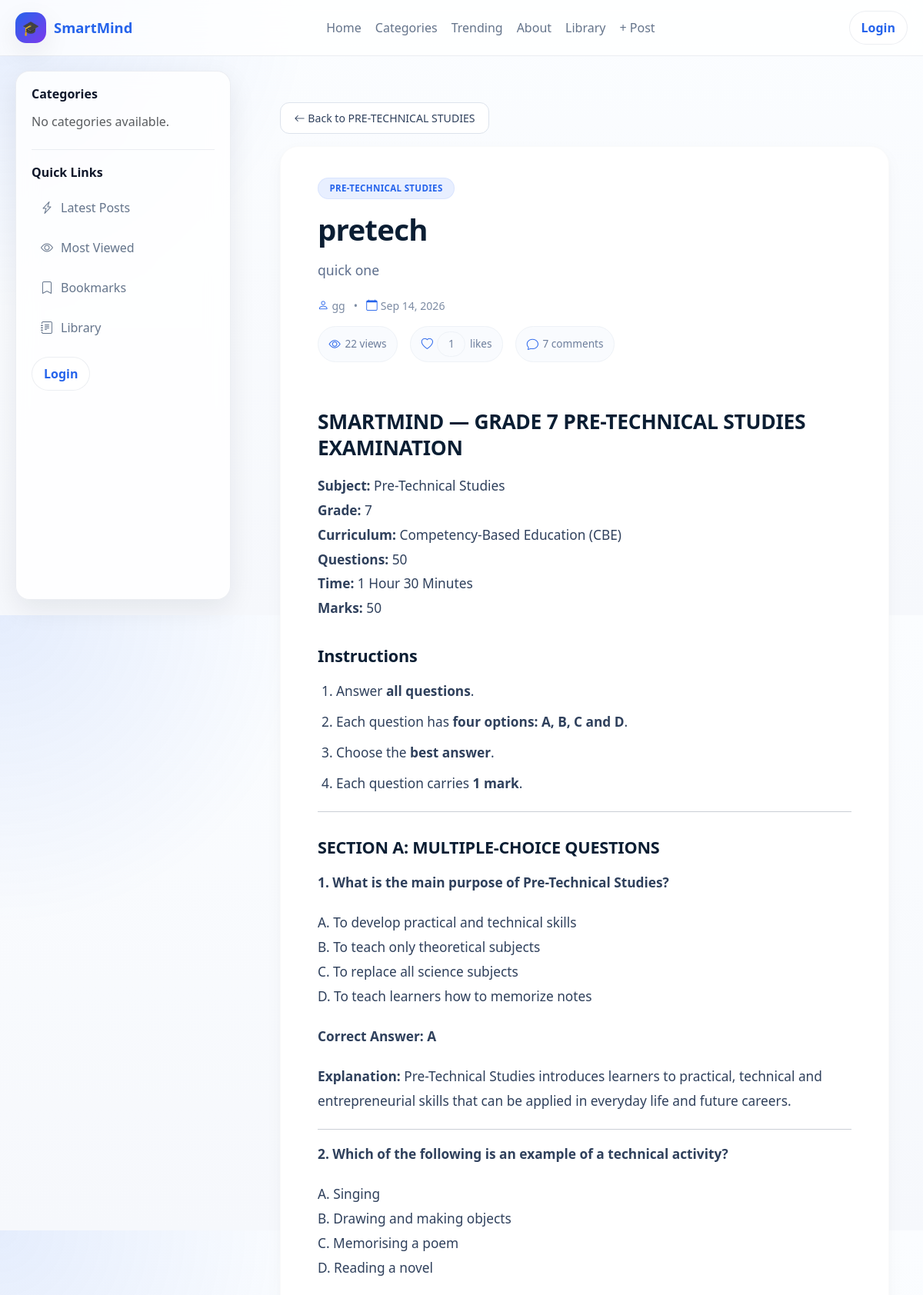
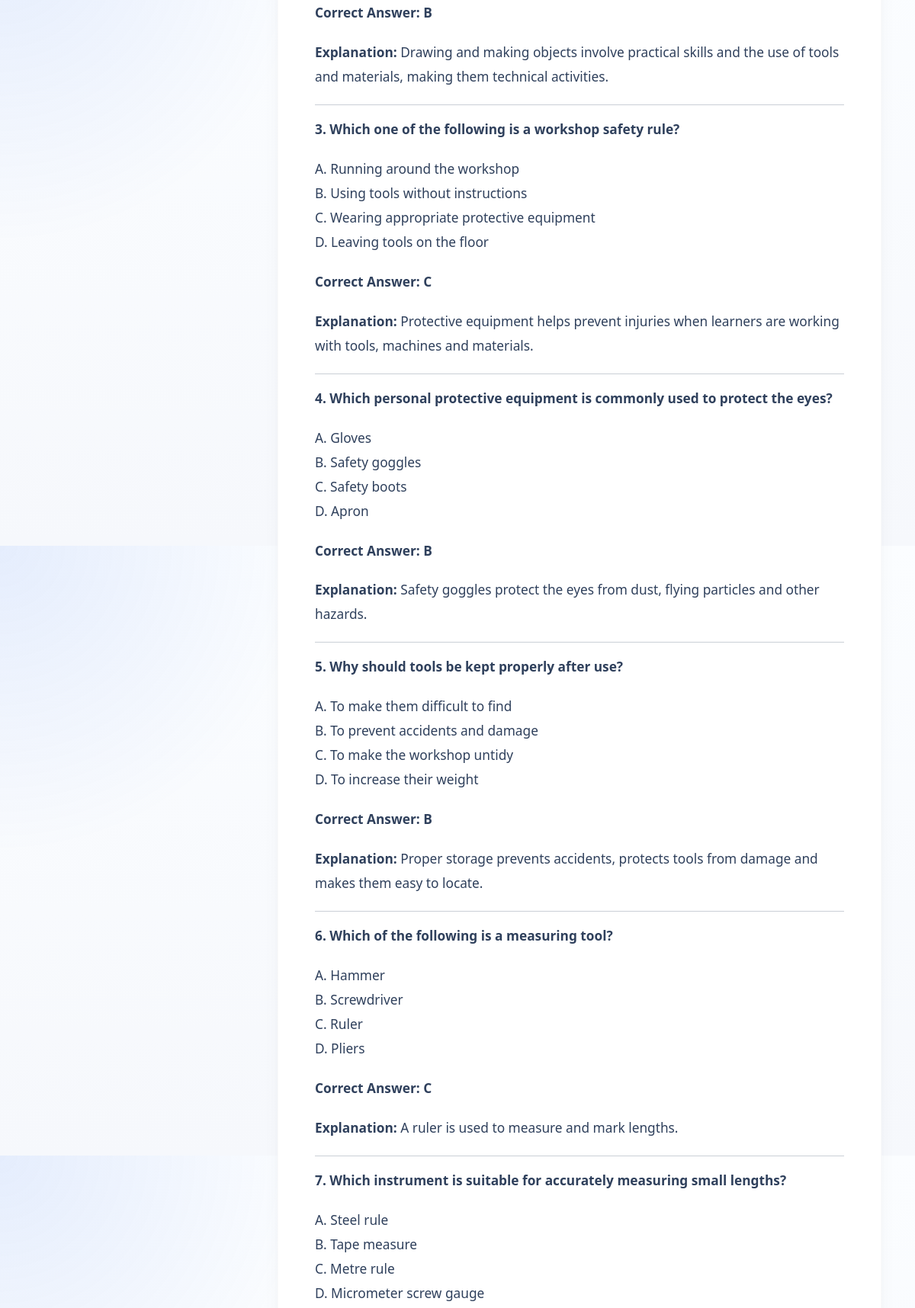
Screenshot of /posts/pretech-d65f4e/ (upper part) with the database file from the repository (2 pictures, top to bottom).
### blog/models.py (models this page shows, shortened)
class Post(models.Model):
    STATUS_CHOICES = [
        ("draft", "Draft"),
        ("published", "Published"),
    ]
    title = models.CharField(
        max_length=200
    )
    slug = models.SlugField(
        max_length=200,
        unique=True,
        blank=True
    )
    category = models.ForeignKey(
        Category,
        on_delete=models.CASCADE
    )
    tags = models.ManyToManyField(
        Tag,
        blank=True
    )
    excerpt = models.TextField(
        max_length=500
    )
    content = CKEditor5Field(
        "Content",
        config_name="default"
    )
    school = models.ForeignKey(
        "schools.School",
        on_delete=models.CASCADE,
        related_name="posts",
        null=True,
        blank=True
    )
    target_classes = models.ManyToManyField(
        "schools.SchoolClass",
        blank=True,
        related_name="posts"
    )
    author = models.ForeignKey(
        User,
        on_delete=models.CASCADE,
        related_name="posts"
    )
    approved = models.BooleanField(
        default=False
    )
    is_featured = models.BooleanField(
        default=False
    )
    video = models.FileField(
        upload_to="videos/",
        blank=True,
        null=True
    )
    youtube_url = models.URLField(
        blank=True,
        null=True
    )
    view_count = models.PositiveIntegerField(
        default=0
    )
    likes = models.ManyToManyField(
        User,
        related_name="liked_posts",
        blank=True
    )
    status = models.CharField(
        max_length=10,
        choices=STATUS_CHOICES,
        default="draft"
    )
    created_at = models.DateTimeField(
        auto_now_add=True
    )
    updated_at = models.DateTimeField(
        auto_now=True
    )
    visible_to_all = models.BooleanField(
        default=False
    )
    class Meta:
        ordering = ["-created_at"]
        indexes = [
            models.Index(
                fields=["school"]
            ),
            models.Index(
                fields=["status", "approved"]
            ),
        ]

class Category(models.Model):
    name = models.CharField(
        max_length=100,
        unique=True
    )
    slug = models.SlugField(
        max_length=110,
        unique=True,
        blank=True
    )
    class Meta:
        verbose_name_plural = "Categories"
        ordering = ["name"]

### accounts/models.py (models this page shows, shortened)
class User(AbstractUser):
    ROLE_CHOICES = [
        ("school_admin", "School Admin"),
        ("teacher", "Teacher"),
        ("student", "Student"),
        ("parent", "Parent"),
    ]
    role = models.CharField(
        max_length=20,
        choices=ROLE_CHOICES,
        default="student",
        db_index=True,
    )
    school = models.ForeignKey(
        "schools.School",
        on_delete=models.CASCADE,
        related_name="users",
        null=True,
        blank=True,
    )
    school_class = models.ForeignKey(
        "schools.SchoolClass",
        on_delete=models.SET_NULL,
        related_name="students",
        null=True,
        blank=True,
    )
    teacher_role = models.ForeignKey(
        "TeacherRole",
        on_delete=models.SET_NULL,
        null=True,
        blank=True,
        related_name="teachers",
    )
    admission_number = models.CharField(
        max_length=30,
        unique=True,
        blank=True,
        null=True,
        db_index=True,
    )
    employee_number = models.CharField(
        max_length=30,
        unique=True,
        blank=True,
        null=True,
        db_index=True,
    )
    tsc_number = models.CharField(
        max_length=30,
        blank=True,
        null=True,
    )
    phone_number = models.CharField(max_length=20, blank=True)
    profile_picture = models.ImageField(upload_to="profiles/", blank=True, null=True)
    date_of_birth = models.DateField(blank=True, null=True)
    is_verified = models.BooleanField(default=False)
    created_at = models.DateTimeField(default=timezone.now)
    updated_at = models.DateTimeField(auto_now=True)

### blog/views.py (the view)
def post_detail(request, slug):
    post = get_object_or_404(
        Post.objects
        .select_related(
            "author",
            "category",
            "school",
        )
        .prefetch_related(
            "tags",
            "images",
            "attachments",          # <-- NEW
            "likes",
        ),
        slug=slug,
    )
    Post.objects.filter(
        pk=post.pk
    ).update(
        view_count=F("view_count") + 1
    )
    post.refresh_from_db()
    comments = list(
        Comment.objects
        .filter(post=post)
        .select_related("author")
        .prefetch_related("liked_by")
        .order_by("created_at")
    )
    if request.user.is_authenticated:
        user_id = request.user.pk
        for comment in comments:
            comment.likes_count = (
                comment.liked_by.count()
            )
            comment.liked_by_current_user = (
                comment.liked_by
                .filter(pk=user_id)
                .exists()
            )
    else:
        for comment in comments:
            comment.likes_count = (
                comment.liked_by.count()
            )
            comment.liked_by_current_user = False
    is_liked = (
        request.user.is_authenticated
        and post.likes.filter(
            pk=request.user.pk
        ).exists()
    )
    likes_count = post.likes.count()
    comments_count = len(comments)
    views_count = post.view_count
    can_edit = can_manage_post(
        request,
        post
    )
    can_delete = can_edit
    context = {
        "post": post,
        "comments": comments,
        "comments_count": comments_count,
        "likes_count": likes_count,
        "views_count": views_count,
        "is_liked": is_liked,
        "can_edit": can_edit,
        "can_delete": can_delete,
    }
    return render(request, "post_detail.html", context)

### blog/views.py (called while the page is built)
def get_user_role(request):
    return getattr(
        request.user,
        "role",
        None
    )

def can_manage_post(
    request,
    post
):
    user_role = get_user_role(request)
    return (
        request.user.is_authenticated
        and (
            request.user.is_superuser
            or user_role == "school_admin"
            or (
                user_role == "teacher"
                and post.author_id == request.user.pk
            )
        )
    )

### blog/templates/post_detail.html (shortened to what this page needs)
{% extends "base.html" %}
{% load static %}
{% block content %}
<div class="post-container">
    <div class="mb-3">
        <a href="{% url 'blog:category_post' post.category.slug %}"
           class="btn btn-outline-secondary">
            <i class="bi bi-arrow-left"></i>
            Back to {{ post.category.name }}
        </a>
    </div>
    <article class="post-card">
        <div class="post-header">
            {% if post.category %}
                <span class="badge bg-primary mb-3">
                    {{ post.category.name }}
                </span>
            {% endif %}
            <h1 class="post-title">
                {{ post.title }}
            </h1>
            {% if post.excerpt %}
                <p class="lead text-muted">
                    {{ post.excerpt }}
                </p>
            {% endif %}
            <div class="post-meta">
                <i class="bi bi-person"></i>
                {{ post.author.get_full_name|default:post.author.username }}
                &nbsp; • &nbsp;
                <i class="bi bi-calendar"></i>
                {{ post.created_at|date:"M d, Y" }}
            </div>
            <div class="stats mt-3">
                <span>
                    <i class="bi bi-eye"></i>
                    {{ views_count }} views
                </span>
                <span>
                    <i class="bi bi-heart"></i>
                    <span id="like-count">{{ likes_count }}</span>
                    likes
                </span>
                <span>
                    <i class="bi bi-chat"></i>
                    {{ comments_count }} comments
                </span>
            </div>
        </div>
        <div class="post-content">
            {{ post.content|safe }}
        </div>
    </article>
</div>
{% endblock %}

### blog/templates/base.html (style rules this page uses)
:root { --bg: #f6f8fc; --surface: rgba(255, 255, 255, 0.82); --surface-solid: #ffffff; --text: #0f172a; --muted: #64748b; --primary: #2563eb; --primary-2: #1d4ed8; --border: rgba(148, 163, 184, 0.18); --shadow: 0 12px 35px rgba(15, 23, 42, 0.08); --radius: 18px; --navbar-h: 72px; --sidebar-w: 280px; --layout-pad: 20px; }
* { box-sizing: border-box; }
html { scroll-behavior: smooth; }
body { margin: 0; font-family: system-ui, -apple-system, BlinkMacSystemFont, "Segoe UI", sans-serif; background: radial-gradient(circle at top left, rgba(37, 99, 235, 0.10), transparent 28%), linear-gradient(180deg, #fbfdff 0%, var(--bg) 100%); color: var(--text); overflow-x: hidden; }
a { text-decoration: none; }

### blog/templates/post_detail.html (style rules this page uses)
.post-container { width: 100%; max-width: 1280px; margin: 40px auto; padding: 0 24px; }
.post-card { background: #ffffff; border-radius: 24px; overflow: hidden; box-shadow: 0 8px 24px rgba(0, 0, 0, 0.03), 0 2px 6px rgba(0, 0, 0, 0.02); border: 1px solid rgba(0, 0, 0, 0.02); }
.post-container > .mb-3 .btn-outline-secondary { border: 1px solid #dde3ec; border-radius: 12px; color: #2f405c; font-weight: 500; font-size: 0.88rem; padding: 0.55rem 1.1rem; background: #ffffff; transition: all 0.15s ease; }
.post-header { padding: 2.5rem 3rem 1.75rem; }
.post-title { font-weight: 700; font-size: 2.4rem; letter-spacing: -0.02em; line-height: 1.2; margin-bottom: 1rem; color: #0b1e33; }
.post-header .badge.bg-primary { background: #e8efff !important; color: #2563eb !important; font-weight: 600; font-size: 0.72rem; padding: 0.45rem 0.9rem; border-radius: 30px; letter-spacing: 0.03em; text-transform: uppercase; border: 1px solid rgba(37, 99, 235, 0.08); }
.post-header .lead { font-size: 1.1rem; line-height: 1.7; color: #5e6f8d !important; font-weight: 400; margin-bottom: 1.25rem; }
.post-meta { color: #7c8ba3; font-size: 0.88rem; font-weight: 500; display: flex; align-items: center; flex-wrap: wrap; gap: 0.25rem; }
.post-meta i { color: #2563eb; font-size: 0.9rem; }
.stats { display: flex; gap: 1rem; flex-wrap: wrap; color: #6d7e9c; font-size: 0.85rem; font-weight: 500; }
.stats span { display: inline-flex; align-items: center; gap: 0.35rem; padding: 0.35rem 0.85rem; background: #f9fbfe; border-radius: 30px; border: 1px solid #eef2f7; transition: all 0.15s ease; }
.stats i { color: #2563eb; font-size: 0.95rem; }
.post-content { padding: 0 3rem 2.5rem; line-height: 1.85; font-size: 1.08rem; color: #2f405c; }
.post-content p { margin-bottom: 1.25rem; }
.post-content h1, .post-content h2, .post-content h3, .post-content h4, .post-content h5, .post-content h6 { font-weight: 700; color: #0b1e33; letter-spacing: -0.01em; margin-top: 2rem; margin-bottom: 1rem; line-height: 1.3; }
.post-content h2 { font-size: 1.65rem; }
.post-content h3 { font-size: 1.35rem; }
.post-content ul, .post-content ol { padding-left: 1.5rem; margin-bottom: 1.25rem; }
.post-content li { margin-bottom: 0.5rem; }

### rows the page displays
Post: category.name "PRE-TECHNICAL STUDIES", title "pretech", excerpt "quick one", author.get_full_name "gg", created_at "Sep 14, 2026", content "SMARTMIND — GRADE 7 PRE-TECHNICAL STUDIES EXAMINATION Subject: Pre-Technical Studies Grade: 7 Curriculum: Competency-Based Education (CBE) Questions: 50 Time: 1 Hour 30 Minutes Marks: 50 Instructions Answer all questions . Each question has four options: A, B, C and D . Choose the best answer . Each question carries 1 mark . SECTION A: MULTIPLE-CHOICE QUESTIONS 1. What is the main purpose of Pre-Technical Studies? A. To develop practical and technical skills B. To teach only theoretical subjects C. To replace all science subjects D. To teach learners how to memorize notes Correct Answer: A Explanation: Pre-Technical Studies introduces learners to practical, technical and entrepreneurial…"

### other values shown
{{ views_count }} "22"
{{ likes_count }} "1"
{{ comments_count }} "7"
